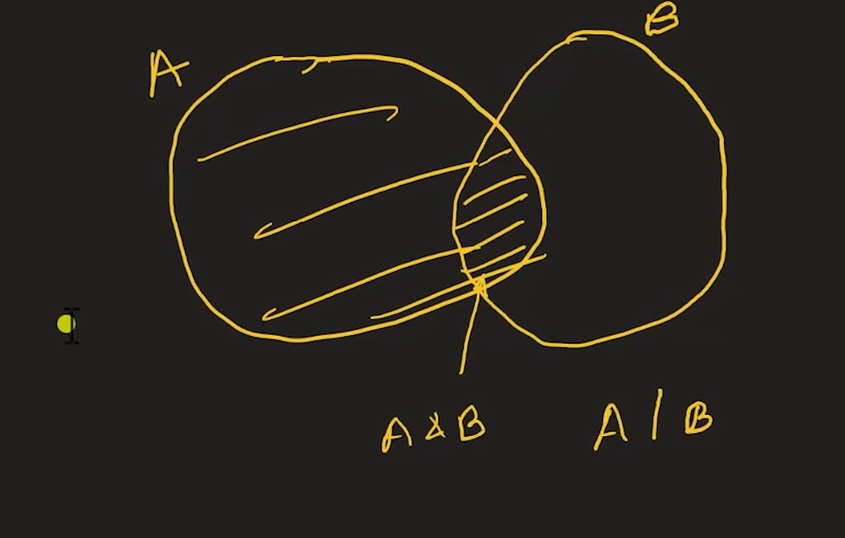
#> input picture 4_python_advanced/1_set_frozenset/img.png, 845 x 538 px
$ jupyter execute set_file.ipynb
#> lines starting #> are read from the running program, lines starting #| are printed output that depends on the picture
[cell 1]
from IPython.display import display
from PIL import Image

[cell 2]
my_set = set([1,2,3,2,4,5,2,3,5])
my_set

[cell 3]
menu = set(["Burger", "Pizza", "Pasta"])
menu

[cell 4]
menu.add("Sushi")
menu

[cell 5]
menu.add("Biryani")
menu

[cell 6]
menu = frozenset(["Burger", "Pizza", "Pasta"])
menu

[cell 7]
menu = set(["Burger", "Pizza", "Pasta"])
menu

[cell 8]
"Pizza" in menu

[cell 9]
"Burger" in menu

[cell 10]
transactions = [
    {"customer_name": "Aarav", "amount": 120.5, "date": "2024-10-15"},
    {"customer_name": "Fatima", "amount": 45.7, "date": "2024-10-18"},
    {"customer_name": "Aarav", "amount": 78.9, "date": "2024-11-01"},
    {"customer_name": "Zoya", "amount": 99.3, "date": "2024-11-05"},
    {"customer_name": "Fatima", "amount": 150.2, "date": "2024-11-10"},
    {"customer_name": "Ibrahim", "amount": 60.0, "date": "2024-11-12"},
]

[cell 11]
customers = set()

for transaction in transactions:
    customers.add(transaction["customer_name"])
print(customers)

[cell 12]
customers_list = list(customers)
customers_list

[cell 13]
tennis_class = {"Aarav", "Fatima", "Zoya", "Ibrahim", "Rohan"}
volleyball_class = {"Fatima", "Ibrahim", "Mira", "Yash", "Nina"}

So let's say this is set A, this is set B, and whatever is common is called intersection. So when you're doing A or B, then it'll give you all the elements, see all the elements which are in A and B. So let's get a list of all the students that I have.

[cell 14]
img = Image.open("img.png")
#> img is the input picture: PIL image 845x538 RGBA; mean R, G, B, A 39.4, 35.8, 29.7, 255
img_resized = img.resize((400, 300))  # Resize to 400x300 pixels
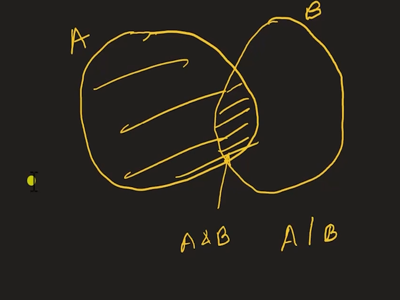
#> img_resized: PIL image 400x300 RGBA; mean R, G, B, A 39.4, 35.8, 29.7, 255
display(img_resized)

[cell 15]
tennis_class | volleyball_class

[cell 16]
tennis_class & volleyball_class

[cell 17]
tennis_class.intersection(volleyball_class)

[cell 18]
tennis_class.union(volleyball_class)

[cell 19]
img = Image.open("img2.png")
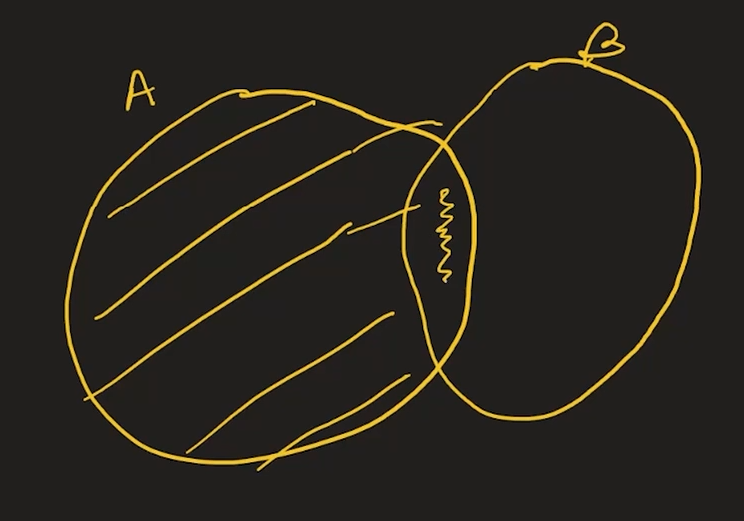
#> input picture 4_python_advanced/1_set_frozenset/img2.png, 744 x 521 px
#> img is the input picture: PIL image 744x521 RGBA; mean R, G, B, A 40.8, 37, 29.8, 255
img_resized = img.resize((400, 300))  # Resize to 400x300 pixels
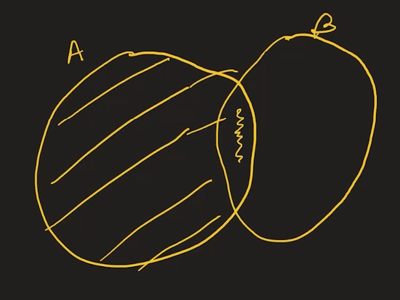
#> img_resized: PIL image 400x300 RGBA; mean R, G, B, A 40.8, 37, 29.9, 255
display(img_resized)
